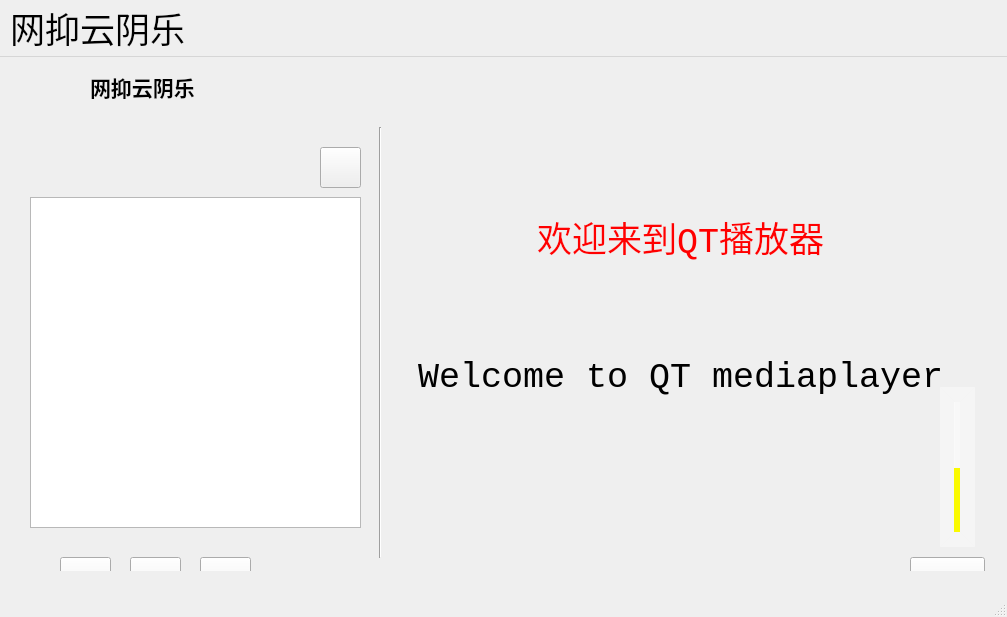
<?xml version="1.0" encoding="UTF-8"?>
<ui version="4.0">
 <class>MainWindow</class>
 <widget class="QMainWindow" name="MainWindow">
  <property name="geometry">
   <rect>
    <x>0</x>
    <y>0</y>
    <width>1007</width>
    <height>617</height>
   </rect>
  </property>
  <property name="font">
   <font>
    <family>Consolas</family>
    <pointsize>26</pointsize>
   </font>
  </property>
  <property name="windowTitle">
   <string>MainWindow</string>
  </property>
  <property name="styleSheet">
   <string notr="true">background-image: url(:/20120225161746_n3fr4 (2).jpg);</string>
  </property>
  <widget class="QWidget" name="centralwidget">
   <widget class="QPushButton" name="btnPlay">
    <property name="geometry">
     <rect>
      <x>130</x>
      <y>500</y>
      <width>51</width>
      <height>51</height>
     </rect>
    </property>
    <property name="styleSheet">
     <string notr="true">
</string>
    </property>
    <property name="text">
     <string/>
    </property>
    <property name="iconSize">
     <size>
      <width>28</width>
      <height>28</height>
     </size>
    </property>
   </widget>
   <widget class="QSlider" name="vSliderVolume">
    <property name="geometry">
     <rect>
      <x>940</x>
      <y>330</y>
      <width>35</width>
      <height>160</height>
     </rect>
    </property>
    <property name="styleSheet">
     <string notr="true"> QSlider 
    {  
        background-color: rgba(255,255,255,0.2);
        min-width:5px; 
        max-width:5px;
        border:15px solid rgba(255,255,255,0.2); 
    }
     QSlider::add-page:vertical
     {      
       
	    background-color: rgb(250, 250, 0);
        width:4px;
     }
     QSlider::sub-page:vertical  
    {
        background-color: rgba(255,255,255,0.5); 
        width:4px;
     }
    QSlider::groove:vertical 
    {
        background:transparent;
        width:6px;
    }
    QSlider::handle:vertical 
    {
         height: 13px;
        width:13px;
 
 margin: -0 -4px; 
	border-image: url(:/image/image/圆形 (10).png);
     }</string>
    </property>
    <property name="value">
     <number>50</number>
    </property>
    <property name="orientation">
     <enum>Qt::Vertical</enum>
    </property>
   </widget>
   <widget class="QSlider" name="hSliderPlayProgress">
    <property name="geometry">
     <rect>
      <x>360</x>
      <y>510</y>
      <width>441</width>
      <height>31</height>
     </rect>
    </property>
    <property name="styleSheet">
     <string notr="true">
    QSlider::add-page:Horizontal
     {     
background-color: rgba(255, 255, 255,100);
        height:4px;  
     } 
     QSlider::sub-page:Horizontal   
    {  
background-color: rgb(255, 255, 255);
        height:4px;
     }
    QSlider::groove:Horizontal   
    { 
        background:transparent; 
        height:4px;
    }  
    QSlider::handle:Horizontal  
    { 
        height:16px; 
        width:16px; 
	
	border-image: url(:/image/image/圆形 (9).png);
  margin: -6 0px; 
    }
      </string>
    </property>
    <property name="orientation">
     <enum>Qt::Horizontal</enum>
    </property>
   </widget>
   <widget class="QPushButton" name="pushButton">
    <property name="geometry">
     <rect>
      <x>320</x>
      <y>90</y>
      <width>41</width>
      <height>41</height>
     </rect>
    </property>
    <property name="styleSheet">
     <string notr="true"/>
    </property>
    <property name="text">
     <string/>
    </property>
   </widget>
   <widget class="QListWidget" name="lwMusicList">
    <property name="geometry">
     <rect>
      <x>30</x>
      <y>140</y>
      <width>331</width>
      <height>331</height>
     </rect>
    </property>
    <property name="contextMenuPolicy">
     <enum>Qt::CustomContextMenu</enum>
    </property>
   </widget>
   <widget class="QPushButton" name="btnPreMusic">
    <property name="geometry">
     <rect>
      <x>60</x>
      <y>500</y>
      <width>51</width>
      <height>51</height>
     </rect>
    </property>
    <property name="styleSheet">
     <string notr="true">image: url(:/下一首(底部).png);</string>
    </property>
    <property name="text">
     <string/>
    </property>
   </widget>
   <widget class="QPushButton" name="btnNextMusic">
    <property name="geometry">
     <rect>
      <x>200</x>
      <y>500</y>
      <width>51</width>
      <height>51</height>
     </rect>
    </property>
    <property name="font">
     <font>
      <family>Arial</family>
      <pointsize>20</pointsize>
     </font>
    </property>
    <property name="styleSheet">
     <string notr="true">image: url(:/下一首(底部) (1).png);</string>
    </property>
    <property name="text">
     <string/>
    </property>
   </widget>
   <widget class="QPushButton" name="btnVolume">
    <property name="geometry">
     <rect>
      <x>910</x>
      <y>500</y>
      <width>75</width>
      <height>51</height>
     </rect>
    </property>
    <property name="styleSheet">
     <string notr="true">image: url(:/音量.png);
QPushButton
{

background-repeat:no-repeat;
background-position:center center;
border:none;

}

QPushButton:hover{


background-repeat:no-repeat;
background-position:center center;


}
QPushButton:pressed{

background-repeat:no-repeat;
background-position:center center;

}
</string>
    </property>
    <property name="text">
     <string/>
    </property>
   </widget>
   <widget class="QLabel" name="lblMusicTime">
    <property name="geometry">
     <rect>
      <x>810</x>
      <y>510</y>
      <width>61</width>
      <height>31</height>
     </rect>
    </property>
    <property name="font">
     <font>
      <family>Arial</family>
      <pointsize>16</pointsize>
     </font>
    </property>
    <property name="text">
     <string>&lt;html&gt;&lt;head/&gt;&lt;body&gt;&lt;p align=&quot;center&quot;&gt;0:0:0&lt;/p&gt;&lt;/body&gt;&lt;/html&gt;</string>
    </property>
   </widget>
   <widget class="QLabel" name="lblPlayTime">
    <property name="geometry">
     <rect>
      <x>290</x>
      <y>510</y>
      <width>61</width>
      <height>31</height>
     </rect>
    </property>
    <property name="font">
     <font>
      <family>Arial</family>
      <pointsize>16</pointsize>
     </font>
    </property>
    <property name="text">
     <string>&lt;html&gt;&lt;head/&gt;&lt;body&gt;&lt;p align=&quot;center&quot;&gt;0:0:0&lt;/p&gt;&lt;/body&gt;&lt;/html&gt;</string>
    </property>
   </widget>
   <widget class="QLabel" name="logo">
    <property name="geometry">
     <rect>
      <x>30</x>
      <y>0</y>
      <width>51</width>
      <height>51</height>
     </rect>
    </property>
    <property name="styleSheet">
     <string notr="true">image: url(:/music_32px_1125557_easyicon.net.png);
</string>
    </property>
    <property name="text">
     <string/>
    </property>
   </widget>
   <widget class="Line" name="line">
    <property name="geometry">
     <rect>
      <x>370</x>
      <y>70</y>
      <width>20</width>
      <height>431</height>
     </rect>
    </property>
    <property name="orientation">
     <enum>Qt::Vertical</enum>
    </property>
   </widget>
   <widget class="QLabel" name="label">
    <property name="geometry">
     <rect>
      <x>90</x>
      <y>10</y>
      <width>131</width>
      <height>41</height>
     </rect>
    </property>
    <property name="text">
     <string>&lt;html&gt;&lt;head/&gt;&lt;body&gt;&lt;p&gt;&lt;span style=&quot; font-size:16pt; font-weight:600;&quot;&gt;网抑云阴乐&lt;/span&gt;&lt;/p&gt;&lt;/body&gt;&lt;/html&gt;</string>
    </property>
   </widget>
   <widget class="QLabel" name="lblLyrics1">
    <property name="geometry">
     <rect>
      <x>410</x>
      <y>140</y>
      <width>541</width>
      <height>81</height>
     </rect>
    </property>
    <property name="layoutDirection">
     <enum>Qt::LeftToRight</enum>
    </property>
    <property name="text">
     <string>&lt;html&gt;&lt;head/&gt;&lt;body&gt;&lt;p align=&quot;center&quot;&gt;&lt;span style=&quot; color:#ff0000;&quot;&gt;欢迎来到QT播放器&lt;/span&gt;&lt;/p&gt;&lt;/body&gt;&lt;/html&gt;</string>
    </property>
   </widget>
   <widget class="QLabel" name="lblLyrics2">
    <property name="geometry">
     <rect>
      <x>410</x>
      <y>280</y>
      <width>541</width>
      <height>81</height>
     </rect>
    </property>
    <property name="text">
     <string>&lt;html&gt;&lt;head/&gt;&lt;body&gt;&lt;p align=&quot;center&quot;&gt;Welcome to QT mediaplayer&lt;/p&gt;&lt;/body&gt;&lt;/html&gt;</string>
    </property>
   </widget>
   <zorder>btnPlay</zorder>
   <zorder>vSliderVolume</zorder>
   <zorder>hSliderPlayProgress</zorder>
   <zorder>pushButton</zorder>
   <zorder>lwMusicList</zorder>
   <zorder>btnNextMusic</zorder>
   <zorder>btnVolume</zorder>
   <zorder>lblMusicTime</zorder>
   <zorder>lblPlayTime</zorder>
   <zorder>logo</zorder>
   <zorder>line</zorder>
   <zorder>btnPreMusic</zorder>
   <zorder>label</zorder>
   <zorder>lblLyrics1</zorder>
   <zorder>lblLyrics2</zorder>
  </widget>
  <widget class="QMenuBar" name="menubar">
   <property name="geometry">
    <rect>
     <x>0</x>
     <y>0</y>
     <width>1007</width>
     <height>22</height>
    </rect>
   </property>
   <widget class="QMenu" name="menu">
    <property name="title">
     <string>网抑云阴乐</string>
    </property>
   </widget>
   <addaction name="menu"/>
  </widget>
  <widget class="QStatusBar" name="statusbar"/>
 </widget>
 <resources/>
 <connections/>
</ui>
